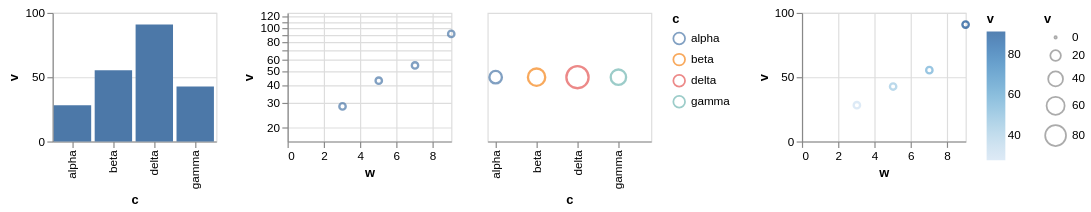

Vega-Lite specification for this chart:
### Vega-Lite specification from a JSON file in a GitHub repository (floating-point values rounded to 4 significant figures)
{"$schema": "https://vega.github.io/schema/vega-lite/v6.json", "description": "A scale property that no rule settles is read straight from the theme. `parseUnitScaleProperty` walks `NON_TYPE_DOMAIN_RANGE_VEGA_SCALE_PROPERTIES` and, for each one the specification did not state, asks `const value = util.hasProperty(scaleRules, property) ? scaleRules[property]({...}) : config.scale[property];` — so the eight properties `scaleRules` claims work themselves out, and every other one is whatever the theme named. That `else` arm was missing here, which is why `config.scale.clamp` and `config.scale.round`, the two flags `ScaleConfig` declares and no rule claims, did nothing at all: a theme could not clamp its continuous scales, and could not ask a whole document for pixel-aligned positions. Neither has a default, so the omission stayed invisible until somebody wrote one. Which scales each flag reaches is decided by the ordinary gate, `scaleTypeSupportProperty`, applied to a themed value exactly as to a stated one: `case 'round': return isContinuousToContinuous(scaleType) || scaleType === 'band' || scaleType === 'point';` against `case 'clamp': return isContinuousToContinuous(scaleType);`. The theme here says `clamp`, `round`, `base` and `align` at once, and the four spread over the scales below by type rather than by channel. The first chart is a bar: its `x` is a band, so it takes the theme's `round` and its `align` and neither the `clamp` — a band has no ends to exceed — nor the `base`, while its `y` is linear and takes `round` and `clamp` and not the other two. The second is a point chart whose `y` is a log scale carrying a stated `clamp: false`: the stated value settles the property and the theme is never consulted for it, so that one scale reads `false` inside a document that asked for `true`, and the same scale takes the theme's `base` of 2 because nothing in the specification spoke about it. The third names its `x` a point scale, which takes `round` and `align` like a band, gives its `size` a quantitative column so a magnitude scale can show that `round` and `clamp` are not confined to positions, and colours by a nominal column — that ordinal colour scale is the row that must not change, since `round` and `clamp` and `base` and `align` are all wrong for it and it comes out of a themed document with none of them. The fourth colours by a number instead, so the colour scale is linear and does take both flags, which is the case the documentation's \"only available for x, y, and size scales\" would have you doubt and the code does not.", "data": {"values": [{"c": "alpha", "v": 28, "w": 3}, {"c": "beta", "v": 55, "w": 7}, {"c": "gamma", "v": 43, "w": 5}, {"c": "delta", "v": 91, "w": 9}]}, "hconcat": [{"width": 140, "height": 110, "mark": "bar", "encoding": {"x": {"field": "c", "type": "nominal"}, "y": {"field": "v", "type": "quantitative"}}}, {"width": 140, "height": 110, "mark": "point", "encoding": {"x": {"field": "w", "type": "quantitative"}, "y": {"field": "v", "type": "quantitative", "scale": {"type": "log", "clamp": false}}}}, {"width": 140, "height": 110, "mark": "point", "encoding": {"x": {"field": "c", "type": "nominal", "scale": {"type": "point"}}, "color": {"field": "c", "type": "nominal"}, "size": {"field": "v", "type": "quantitative"}}}, {"width": 140, "height": 110, "mark": "point", "encoding": {"x": {"field": "w", "type": "quantitative"}, "y": {"field": "v", "type": "quantitative"}, "color": {"field": "v", "type": "quantitative"}}}], "config": {"scale": {"clamp": true, "round": true, "base": 2, "align": 0.2}}}
